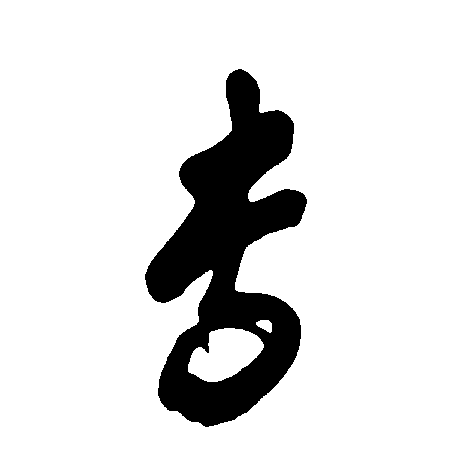
#> input picture data/target/专.png, 458 x 471 px
$ python -i stage_anchors.py   (imports and definitions only)
#> lines starting #> are read from the running program, lines starting #| are printed output that depends on the picture; after the words box and inside, x2 and y2 are one past the last pixel; in counts of white or black regions, pixels touching at a corner belong together
### src/gb2312.py
def level1_chars() -> list[str]:
    chars = []
    for qh in range(0xB0, 0xD7 + 1):
        ql_max = 0xF9 if qh == 0xD7 else 0xFE
        for ql in range(0xA1, ql_max + 1):
            ch = bytes([qh, ql]).decode("gb2312", errors="ignore")
            if len(ch) == 1 and "\u4e00" <= ch <= "\u9fff":
                chars.append(ch)
#> `picture = cv2.imread('../data/target/专.png', cv2.IMREAD_GRAYSCALE)`: picture: shape (471, 458); 87.1% white; 1 black region, box (x1, y1, x2, y2) and area: (145, 69, 307, 427) 27721
    return chars


DEFAULT_SET = level1_chars()

### src/stage_anchors.py
import json
import sys
from pathlib import Path

import cv2
import numpy as np
from sklearn.cluster import KMeans
from sklearn.metrics import silhouette_score
from sklearn.preprocessing import StandardScaler

from .gb2312 import level1_chars
from .paths import ANCHORS, PROCESSED, REPORTS

N_CLUSTERS_MAX = 8


def imread_gray(path):
    return cv2.imdecode(np.fromfile(str(path), dtype=np.uint8), cv2.IMREAD_GRAYSCALE)


def extract_features(img):
    bin_img = cv2.threshold(img, 0, 255, cv2.THRESH_BINARY_INV + cv2.THRESH_OTSU)[1]
    dt = cv2.distanceTransform(bin_img, cv2.DIST_L2, 5)
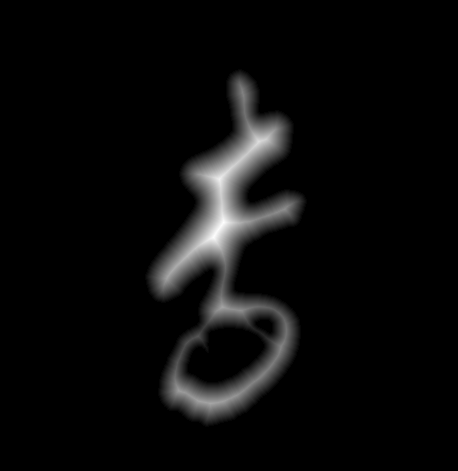
#> dt: shape (471, 458) float32; min 0, max 33.56, mean 1.4; drawn with min black and max white
    radius = dt[dt > 0]
    n, labels = cv2.connectedComponents(np.uint8(bin_img > 0))
#> n = 2
    sizes = np.bincount(labels[labels > 0])
#> sizes = [0, 27721]
    nink = int(bin_img.sum() / 255)
#> nink = 27721
    h, w = img.shape
#> h = 471; w = 458
    if len(radius):
        mean_r = float(radius.mean())
#> mean_r = 10.96
        std_r = float(radius.std())
#> std_r = 7.18
        q75 = float(np.percentile(radius, 75))
#> q75 = 15.59
    else:
        mean_r = std_r = q75 = 0.0
    mean_sz = float(sizes.mean()) if len(sizes) else 0.0
#> mean_sz = 13860.5
    ink_gray = float(img[bin_img > 0].mean()) if nink else 0.0
#> ink_gray = 0
    return np.array([
        nink / (w * h),
        mean_r,
        std_r,
        q75,
        float(n - 1),
        mean_sz,
        ink_gray,
    ])


# [51 lines left out: function run, not called in this run]

>>> import cv2
>>> picture = cv2.imread('../data/target/专.png', cv2.IMREAD_GRAYSCALE)
>>> result = extract_features(picture)
#> result = [0.129, 10.96, 7.18, 15.59, 1, 13860.5, 0]

$ run again, on data/target/乘.png
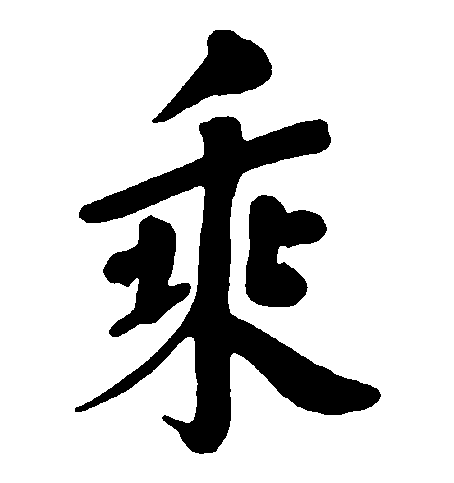
#> input picture data/target/乘.png, 454 x 483 px
#> picture: shape (483, 454); 81.3% white; 4 black regions, box (x1, y1, x2, y2) and area: (75, 116, 381, 454) 25432, (245, 195, 327, 307) 5723, (103, 215, 191, 337) 5267, (152, 30, 272, 123) 4600
#> in extract_features, `dt = cv2.distanceTransform(bin_img, cv2.DIST_L2, 5)`:
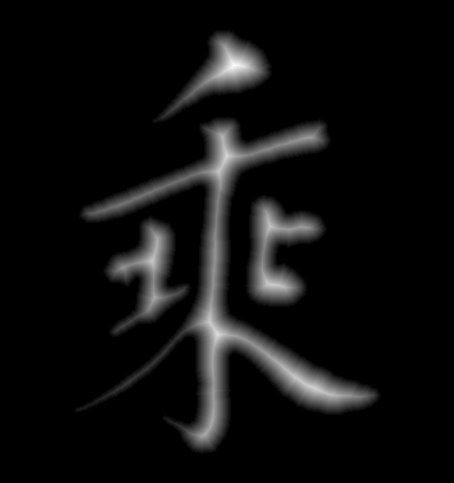
#> dt: shape (483, 454) float32; min 0, max 28.17, mean 1.6; drawn with min black and max white
#> in extract_features, `n, labels = cv2.connectedComponents(np.uint8(bin_img > 0))`:
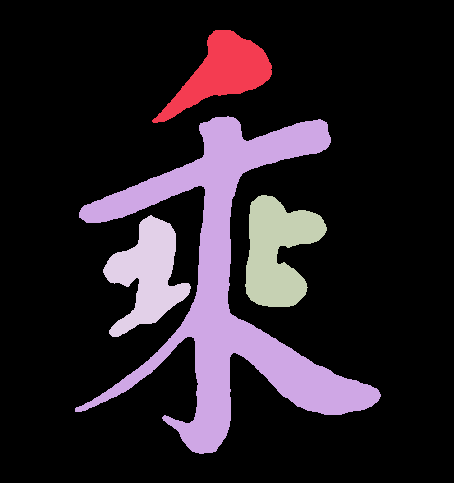
#> labels: shape (483, 454) int32; 5 distinct labels, from 0 to 4; one colour per label, 0 black
#> n = 5
#> sizes = [0, 4600, 25432, 5723, 5267]
#> nink = 41022
#> mean_r = 8.58
#> std_r = 5.47
#> q75 = 12.59
#> mean_sz = 8204.4
#> ink_gray = 0
#> result = [0.187, 8.58, 5.47, 12.59, 4, 8204.4, 0]

$ run again, on data/target/及.png
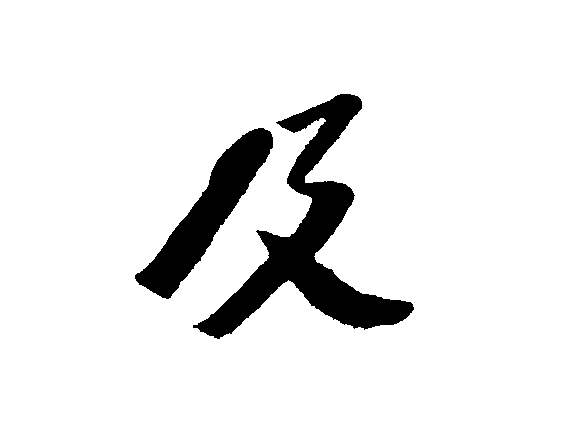
#> input picture data/target/及.png, 564 x 440 px
#> picture: shape (440, 564); 91.6% white; 2 black regions, box (x1, y1, x2, y2) and area: (193, 94, 414, 339) 13691, (135, 128, 273, 299) 7042
#> in extract_features, `dt = cv2.distanceTransform(bin_img, cv2.DIST_L2, 5)`:
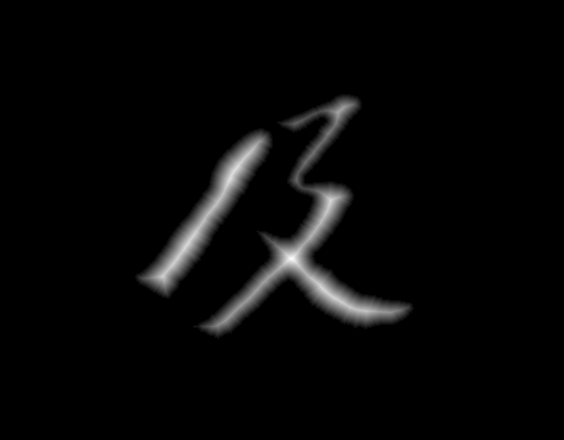
#> dt: shape (440, 564) float32; min 0, max 22.39, mean 0.7; drawn with min black and max white
#> in extract_features, `n, labels = cv2.connectedComponents(np.uint8(bin_img > 0))`:
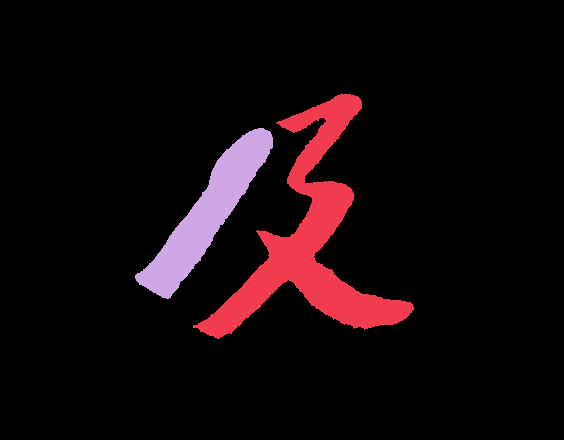
#> labels: shape (440, 564) int32; 3 distinct labels, from 0 to 2; one colour per label, 0 black
#> n = 3
#> sizes = [0, 13691, 7042]
#> nink = 20733
#> mean_r = 7.79
#> std_r = 4.82
#> q75 = 11.39
#> mean_sz = 6911
#> ink_gray = 0
#> result = [0.0835, 7.79, 4.82, 11.39, 2, 6911, 0]

$ run again, on data/target/取.png
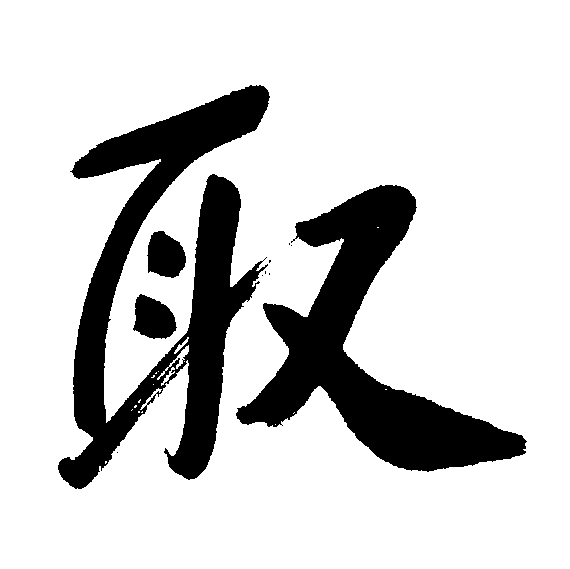
#> input picture data/target/取.png, 570 x 569 px
#> picture: shape (569, 570); 81.4% white; 11 black regions (7 under 20 px), largest, box (x1, y1, x2, y2) and area: (58, 85, 270, 489) 31057, (236, 185, 527, 472) 26607, (133, 294, 177, 339) 1388, (147, 231, 186, 278) 1370
#> in extract_features, `dt = cv2.distanceTransform(bin_img, cv2.DIST_L2, 5)`:
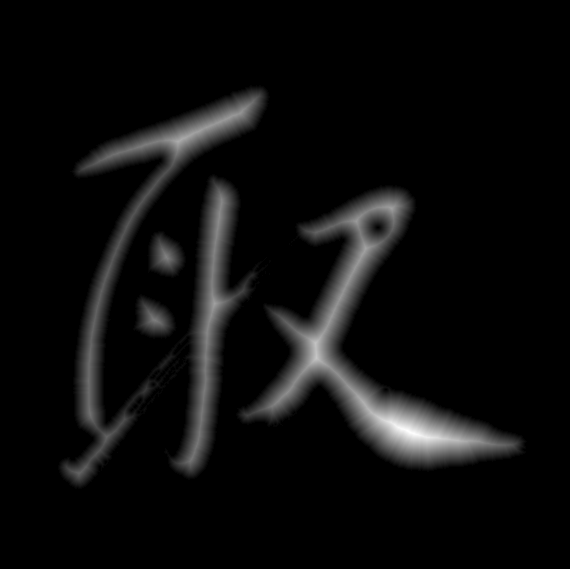
#> dt: shape (569, 570) float32; min 0, max 36.56, mean 1.8; drawn with min black and max white
#> in extract_features, `n, labels = cv2.connectedComponents(np.uint8(bin_img > 0))`:
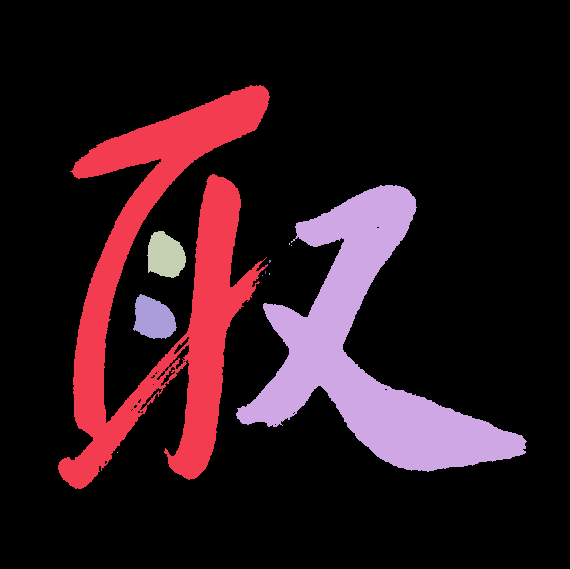
#> labels: shape (569, 570) int32; 12 distinct labels, from 0 to 11; one colour per label, 0 black
#> n = 12
#> sizes = [0, 31057, 26607, 1370, 2, 1, 5, 3, 2, 1, 1388, 1]
#> nink = 60437
#> mean_r = 9.7
#> std_r = 6.66
#> q75 = 13.98
#> mean_sz = 5036.4
#> ink_gray = 0
#> result = [0.186, 9.7, 6.66, 13.98, 11, 5036.4, 0]
